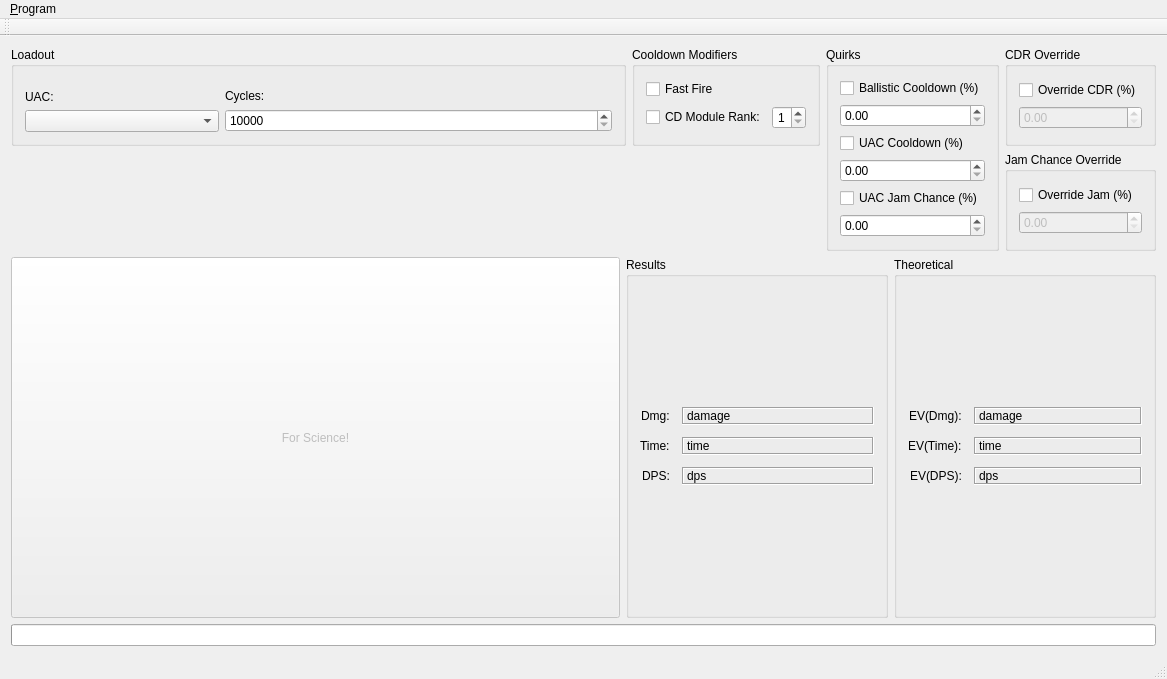
<?xml version="1.0" encoding="UTF-8"?>
<ui version="4.0">
 <class>uactestClass</class>
 <widget class="QMainWindow" name="uactestClass">
  <property name="geometry">
   <rect>
    <x>0</x>
    <y>0</y>
    <width>1167</width>
    <height>679</height>
   </rect>
  </property>
  <property name="sizePolicy">
   <sizepolicy hsizetype="Minimum" vsizetype="Minimum">
    <horstretch>0</horstretch>
    <verstretch>0</verstretch>
   </sizepolicy>
  </property>
  <property name="windowTitle">
   <string>UAC Test</string>
  </property>
  <widget class="QWidget" name="centralWidget">
   <layout class="QGridLayout" name="gridLayout_2">
    <item row="0" column="0">
     <layout class="QGridLayout" name="uactestLayout">
      <item row="0" column="0" colspan="2">
       <widget class="QGroupBox" name="loadoutBox">
        <property name="title">
         <string>Loadout</string>
        </property>
        <layout class="QVBoxLayout" name="verticalLayout_2" stretch="0">
         <item>
          <layout class="QHBoxLayout" name="loadoutLayout" stretch="1,2">
           <item>
            <layout class="QVBoxLayout" name="uacSelectLayout" stretch="0,0">
             <item alignment="Qt::AlignBottom">
              <widget class="QLabel" name="uacSelectLabel">
               <property name="text">
                <string>UAC:</string>
               </property>
               <property name="buddy">
                <cstring>uacSelect</cstring>
               </property>
              </widget>
             </item>
             <item>
              <widget class="QComboBox" name="uacSelect">
               <property name="toolTip">
                <string>&lt;html&gt;&lt;head/&gt;&lt;body&gt;&lt;p&gt;UAC to test.&lt;/p&gt;&lt;/body&gt;&lt;/html&gt;</string>
               </property>
               <item>
                <property name="text">
                 <string/>
                </property>
               </item>
               <item>
                <property name="text">
                 <string>2</string>
                </property>
               </item>
               <item>
                <property name="text">
                 <string>5</string>
                </property>
               </item>
               <item>
                <property name="text">
                 <string>10</string>
                </property>
               </item>
               <item>
                <property name="text">
                 <string>20</string>
                </property>
               </item>
              </widget>
             </item>
            </layout>
           </item>
           <item>
            <layout class="QVBoxLayout" name="cycleCountLayout" stretch="0,0">
             <item alignment="Qt::AlignBottom">
              <widget class="QLabel" name="cycleCountLabel">
               <property name="text">
                <string>Cycles:</string>
               </property>
               <property name="buddy">
                <cstring>cycleCount</cstring>
               </property>
              </widget>
             </item>
             <item>
              <widget class="QSpinBox" name="cycleCount">
               <property name="toolTip">
                <string>&lt;html&gt;&lt;head/&gt;&lt;body&gt;&lt;p&gt;Number of double-tap cycles to be tested over.&lt;/p&gt;&lt;p&gt;Min: 10000 (ensures accuracy)&lt;/p&gt;&lt;p&gt;Max: 100000000 (10&lt;span style=&quot; vertical-align:super;&quot;&gt;8&lt;/span&gt;; you may not want to go over 10&lt;span style=&quot; vertical-align:super;&quot;&gt;7&lt;/span&gt; anyways)&lt;/p&gt;&lt;/body&gt;&lt;/html&gt;</string>
               </property>
               <property name="minimum">
                <number>10000</number>
               </property>
               <property name="maximum">
                <number>100000000</number>
               </property>
              </widget>
             </item>
            </layout>
           </item>
          </layout>
         </item>
        </layout>
       </widget>
      </item>
      <item row="0" column="4" rowspan="2">
       <layout class="QVBoxLayout" name="overrideLayout">
        <item>
         <widget class="QGroupBox" name="overrideCdrBox">
          <property name="title">
           <string>CDR Override</string>
          </property>
          <layout class="QVBoxLayout" name="verticalLayout_5">
           <item>
            <layout class="QVBoxLayout" name="overrideCdrLayout">
             <item>
              <widget class="QCheckBox" name="overrideCdrCheck">
               <property name="toolTip">
                <string>&lt;html&gt;&lt;head/&gt;&lt;body&gt;&lt;p&gt;Disables all Cooldown Modifiers and allows manual entry of CDR.&lt;/p&gt;&lt;/body&gt;&lt;/html&gt;</string>
               </property>
               <property name="text">
                <string>Override CDR (%)</string>
               </property>
              </widget>
             </item>
             <item>
              <widget class="QDoubleSpinBox" name="overrideCdrValue">
               <property name="enabled">
                <bool>false</bool>
               </property>
               <property name="toolTip">
                <string>&lt;html&gt;&lt;head/&gt;&lt;body&gt;&lt;p&gt;Cooldown Reduction value.&lt;/p&gt;&lt;p&gt;(Example: 12.0 = 12%, which is equivalent to a Rank 5 CD Module.)&lt;/p&gt;&lt;/body&gt;&lt;/html&gt;</string>
               </property>
               <property name="decimals">
                <number>2</number>
               </property>
               <property name="maximum">
                <double>100.000000000000000</double>
               </property>
               <property name="singleStep">
                <double>0.100000000000000</double>
               </property>
              </widget>
             </item>
            </layout>
           </item>
          </layout>
         </widget>
        </item>
        <item>
         <widget class="QGroupBox" name="overrideJamBox">
          <property name="title">
           <string>Jam Chance Override</string>
          </property>
          <layout class="QVBoxLayout" name="verticalLayout_7">
           <item>
            <layout class="QVBoxLayout" name="overrideJamLayout">
             <item>
              <widget class="QCheckBox" name="overrideJamCheck">
               <property name="toolTip">
                <string>&lt;html&gt;&lt;head/&gt;&lt;body&gt;&lt;p&gt;Disables all Cooldown Modifiers and allows manual entry of CDR.&lt;/p&gt;&lt;/body&gt;&lt;/html&gt;</string>
               </property>
               <property name="text">
                <string>Override Jam (%)</string>
               </property>
              </widget>
             </item>
             <item>
              <widget class="QDoubleSpinBox" name="overrideJamValue">
               <property name="enabled">
                <bool>false</bool>
               </property>
               <property name="toolTip">
                <string>&lt;html&gt;&lt;head/&gt;&lt;body&gt;&lt;p&gt;Cooldown Reduction value.&lt;/p&gt;&lt;p&gt;(Example: 12.0 = 12%, which is equivalent to a Rank 5 CD Module.)&lt;/p&gt;&lt;/body&gt;&lt;/html&gt;</string>
               </property>
               <property name="decimals">
                <number>2</number>
               </property>
               <property name="maximum">
                <double>100.000000000000000</double>
               </property>
               <property name="singleStep">
                <double>0.100000000000000</double>
               </property>
              </widget>
             </item>
            </layout>
           </item>
          </layout>
         </widget>
        </item>
       </layout>
      </item>
      <item row="0" column="3" rowspan="2">
       <widget class="QGroupBox" name="quirkBox">
        <property name="title">
         <string>Quirks</string>
        </property>
        <layout class="QVBoxLayout" name="verticalLayout_6">
         <item>
          <layout class="QVBoxLayout" name="generalCooldownLayout">
           <item>
            <widget class="QCheckBox" name="generalCooldownCheck">
             <property name="text">
              <string>Ballistic Cooldown (%)</string>
             </property>
            </widget>
           </item>
           <item>
            <widget class="QDoubleSpinBox" name="generalCooldownValue">
             <property name="enabled">
              <bool>true</bool>
             </property>
            </widget>
           </item>
          </layout>
         </item>
         <item>
          <layout class="QVBoxLayout" name="uacCooldownLayout">
           <item>
            <widget class="QCheckBox" name="uacCooldownCheck">
             <property name="text">
              <string>UAC Cooldown (%)</string>
             </property>
            </widget>
           </item>
           <item>
            <widget class="QDoubleSpinBox" name="uacCooldownValue">
             <property name="enabled">
              <bool>true</bool>
             </property>
            </widget>
           </item>
          </layout>
         </item>
         <item>
          <layout class="QVBoxLayout" name="uacJamChanceLayout">
           <item>
            <widget class="QCheckBox" name="uacJamChanceCheck">
             <property name="text">
              <string>UAC Jam Chance (%)</string>
             </property>
            </widget>
           </item>
           <item>
            <widget class="QDoubleSpinBox" name="uacJamChanceValue">
             <property name="enabled">
              <bool>true</bool>
             </property>
            </widget>
           </item>
          </layout>
         </item>
        </layout>
       </widget>
      </item>
      <item row="0" column="2">
       <widget class="QGroupBox" name="modifierBox">
        <property name="title">
         <string>Cooldown Modifiers</string>
        </property>
        <property name="flat">
         <bool>false</bool>
        </property>
        <layout class="QVBoxLayout" name="verticalLayout">
         <item>
          <widget class="QCheckBox" name="fastfireCheck">
           <property name="toolTip">
            <string>&lt;html&gt;&lt;head/&gt;&lt;body&gt;&lt;p&gt;Enables Fast Fire.&lt;/p&gt;&lt;p&gt;+5% Cooldown Reduction.&lt;/p&gt;&lt;/body&gt;&lt;/html&gt;</string>
           </property>
           <property name="text">
            <string>Fast Fire</string>
           </property>
          </widget>
         </item>
         <item>
          <layout class="QHBoxLayout" name="moduleLayout">
           <item>
            <widget class="QCheckBox" name="moduleCheck">
             <property name="toolTip">
              <string>&lt;html&gt;&lt;head/&gt;&lt;body&gt;&lt;p&gt;Enables Cooldown Module.&lt;/p&gt;&lt;p&gt;(Not available for UAC2.)&lt;/p&gt;&lt;/body&gt;&lt;/html&gt;</string>
             </property>
             <property name="text">
              <string>CD Module Rank:</string>
             </property>
            </widget>
           </item>
           <item>
            <widget class="QSpinBox" name="moduleRank">
             <property name="enabled">
              <bool>true</bool>
             </property>
             <property name="toolTip">
              <string>&lt;html&gt;&lt;head/&gt;&lt;body&gt;&lt;p&gt;Cooldown Module Rank.&lt;/p&gt;&lt;p&gt;Each rank increases the cooldown modifier by 2.4%:&lt;/p&gt;&lt;ul style=&quot;margin-top: 0px; margin-bottom: 0px; margin-left: 0px; margin-right: 0px; -qt-list-indent: 1;&quot;&gt;&lt;li style=&quot; margin-top:12px; margin-bottom:0px; margin-left:0px; margin-right:0px; -qt-block-indent:0; text-indent:0px;&quot;&gt;Rank 1: +2.4%&lt;/li&gt;&lt;/ul&gt;&lt;ul style=&quot;margin-top: 0px; margin-bottom: 0px; margin-left: 0px; margin-right: 0px; -qt-list-indent: 1;&quot;&gt;&lt;li style=&quot; margin-top:12px; margin-bottom:0px; margin-left:0px; margin-right:0px; -qt-block-indent:0; text-indent:0px;&quot;&gt;Rank 2: +4.8%&lt;/li&gt;&lt;/ul&gt;&lt;ul style=&quot;margin-top: 0px; margin-bottom: 0px; margin-left: 0px; margin-right: 0px; -qt-list-indent: 1;&quot;&gt;&lt;li style=&quot; margin-top:12px; margin-bottom:0px; margin-left:0px; margin-right:0px; -qt-block-indent:0; text-indent:0px;&quot;&gt;Rank 3: +7.2%&lt;/li&gt;&lt;/ul&gt;&lt;ul style=&quot;margin-top: 0px; margin-bottom: 0px; margin-left: 0px; margin-right: 0px; -qt-list-indent: 1;&quot;&gt;&lt;li style=&quot; margin-top:12px; margin-bottom:0px; margin-left:0px; margin-right:0px; -qt-block-indent:0; text-indent:0px;&quot;&gt;Rank 4: +9.6%&lt;/li&gt;&lt;/ul&gt;&lt;ul style=&quot;margin-top: 0px; margin-bottom: 0px; margin-left: 0px; margin-right: 0px; -qt-list-indent: 1;&quot;&gt;&lt;li style=&quot; margin-top:12px; margin-bottom:0px; margin-left:0px; margin-right:0px; -qt-block-indent:0; text-indent:0px;&quot;&gt;Rank 5: +12.0%&lt;/li&gt;&lt;/ul&gt;&lt;/body&gt;&lt;/html&gt;</string>
             </property>
             <property name="layoutDirection">
              <enum>Qt::LeftToRight</enum>
             </property>
             <property name="alignment">
              <set>Qt::AlignCenter</set>
             </property>
             <property name="minimum">
              <number>1</number>
             </property>
             <property name="maximum">
              <number>5</number>
             </property>
            </widget>
           </item>
          </layout>
         </item>
        </layout>
       </widget>
      </item>
      <item row="2" column="1" colspan="4">
       <layout class="QHBoxLayout" name="displayLayout">
        <item>
         <widget class="QGroupBox" name="resultBox">
          <property name="title">
           <string>Results</string>
          </property>
          <layout class="QVBoxLayout" name="verticalLayout_3">
           <item>
            <layout class="QFormLayout" name="resultLayout">
             <property name="sizeConstraint">
              <enum>QLayout::SetDefaultConstraint</enum>
             </property>
             <property name="labelAlignment">
              <set>Qt::AlignRight|Qt::AlignTrailing|Qt::AlignVCenter</set>
             </property>
             <property name="formAlignment">
              <set>Qt::AlignLeading|Qt::AlignLeft|Qt::AlignVCenter</set>
             </property>
             <property name="horizontalSpacing">
              <number>12</number>
             </property>
             <property name="verticalSpacing">
              <number>12</number>
             </property>
             <property name="rightMargin">
              <number>0</number>
             </property>
             <item row="0" column="0">
              <widget class="QLabel" name="damageDisplayLabel">
               <property name="text">
                <string>Dmg:</string>
               </property>
              </widget>
             </item>
             <item row="0" column="1">
              <widget class="QLabel" name="damageDisplay">
               <property name="toolTip">
                <string>&lt;html&gt;&lt;head/&gt;&lt;body&gt;&lt;p&gt;Total damage dealt over all cycles.&lt;/p&gt;&lt;/body&gt;&lt;/html&gt;</string>
               </property>
               <property name="frameShape">
                <enum>QFrame::Box</enum>
               </property>
               <property name="frameShadow">
                <enum>QFrame::Sunken</enum>
               </property>
               <property name="text">
                <string>damage</string>
               </property>
              </widget>
             </item>
             <item row="1" column="0">
              <widget class="QLabel" name="timeDisplayLabel">
               <property name="text">
                <string>Time:</string>
               </property>
              </widget>
             </item>
             <item row="1" column="1">
              <widget class="QLabel" name="timeDisplay">
               <property name="toolTip">
                <string>&lt;html&gt;&lt;head/&gt;&lt;body&gt;&lt;p&gt;Total time (in seconds) to complete all cycles, assuming perfect timing (no delay between cooldown and firing).&lt;/p&gt;&lt;p&gt;&lt;br/&gt;Devnote: due to the way things are coded, it will actually be greater by (Cooldown) seconds, which matters... not much in the long run (10&lt;span style=&quot; vertical-align:super;&quot;&gt;4&lt;/span&gt;+ cycles).&lt;/p&gt;&lt;/body&gt;&lt;/html&gt;</string>
               </property>
               <property name="frameShape">
                <enum>QFrame::Box</enum>
               </property>
               <property name="frameShadow">
                <enum>QFrame::Sunken</enum>
               </property>
               <property name="text">
                <string>time</string>
               </property>
              </widget>
             </item>
             <item row="2" column="0">
              <widget class="QLabel" name="dpsDisplayLabel">
               <property name="text">
                <string>DPS:</string>
               </property>
              </widget>
             </item>
             <item row="2" column="1">
              <widget class="QLabel" name="dpsDisplay">
               <property name="toolTip">
                <string>&lt;html&gt;&lt;head/&gt;&lt;body&gt;&lt;p&gt;Average DPS over all cycles.&lt;/p&gt;&lt;p&gt;More simply: Total Damage / Total Time&lt;/p&gt;&lt;/body&gt;&lt;/html&gt;</string>
               </property>
               <property name="frameShape">
                <enum>QFrame::Box</enum>
               </property>
               <property name="frameShadow">
                <enum>QFrame::Sunken</enum>
               </property>
               <property name="text">
                <string>dps</string>
               </property>
              </widget>
             </item>
            </layout>
           </item>
          </layout>
         </widget>
        </item>
        <item>
         <widget class="QGroupBox" name="theoryBox">
          <property name="title">
           <string>Theoretical</string>
          </property>
          <layout class="QVBoxLayout" name="verticalLayout_4">
           <item>
            <layout class="QFormLayout" name="theoryLayout">
             <property name="sizeConstraint">
              <enum>QLayout::SetDefaultConstraint</enum>
             </property>
             <property name="labelAlignment">
              <set>Qt::AlignRight|Qt::AlignTrailing|Qt::AlignVCenter</set>
             </property>
             <property name="formAlignment">
              <set>Qt::AlignLeading|Qt::AlignLeft|Qt::AlignVCenter</set>
             </property>
             <property name="horizontalSpacing">
              <number>12</number>
             </property>
             <property name="verticalSpacing">
              <number>12</number>
             </property>
             <property name="rightMargin">
              <number>0</number>
             </property>
             <item row="0" column="0">
              <widget class="QLabel" name="tDamageDisplayLabel">
               <property name="text">
                <string>EV(Dmg):</string>
               </property>
              </widget>
             </item>
             <item row="1" column="0">
              <widget class="QLabel" name="tTimeDisplayLabel">
               <property name="text">
                <string>EV(Time):</string>
               </property>
              </widget>
             </item>
             <item row="1" column="1">
              <widget class="QLabel" name="tTimeDisplay">
               <property name="toolTip">
                <string>&lt;html&gt;&lt;head/&gt;&lt;body&gt;&lt;p&gt;Total time (in seconds) to complete all cycles, assuming perfect timing (no delay between cooldown and firing).&lt;/p&gt;&lt;p&gt;&lt;br/&gt;Devnote: due to the way things are coded, it will actually be greater by (Cooldown) seconds, which matters... not much in the long run (10&lt;span style=&quot; vertical-align:super;&quot;&gt;4&lt;/span&gt;+ cycles).&lt;/p&gt;&lt;/body&gt;&lt;/html&gt;</string>
               </property>
               <property name="frameShape">
                <enum>QFrame::Box</enum>
               </property>
               <property name="frameShadow">
                <enum>QFrame::Sunken</enum>
               </property>
               <property name="text">
                <string>time</string>
               </property>
              </widget>
             </item>
             <item row="2" column="0">
              <widget class="QLabel" name="tDpsDisplayLabel">
               <property name="text">
                <string>EV(DPS):</string>
               </property>
              </widget>
             </item>
             <item row="2" column="1">
              <widget class="QLabel" name="tDpsDisplay">
               <property name="toolTip">
                <string>&lt;html&gt;&lt;head/&gt;&lt;body&gt;&lt;p&gt;Average DPS over all cycles.&lt;/p&gt;&lt;p&gt;More simply: Total Damage / Total Time&lt;/p&gt;&lt;/body&gt;&lt;/html&gt;</string>
               </property>
               <property name="frameShape">
                <enum>QFrame::Box</enum>
               </property>
               <property name="frameShadow">
                <enum>QFrame::Sunken</enum>
               </property>
               <property name="text">
                <string>dps</string>
               </property>
              </widget>
             </item>
             <item row="0" column="1">
              <widget class="QLabel" name="tDamageDisplay">
               <property name="toolTip">
                <string>&lt;html&gt;&lt;head/&gt;&lt;body&gt;&lt;p&gt;Total damage dealt over all cycles.&lt;/p&gt;&lt;/body&gt;&lt;/html&gt;</string>
               </property>
               <property name="frameShape">
                <enum>QFrame::Box</enum>
               </property>
               <property name="frameShadow">
                <enum>QFrame::Sunken</enum>
               </property>
               <property name="text">
                <string>damage</string>
               </property>
              </widget>
             </item>
            </layout>
           </item>
          </layout>
         </widget>
        </item>
       </layout>
      </item>
      <item row="3" column="0" colspan="5">
       <widget class="QProgressBar" name="progressBar">
        <property name="maximum">
         <number>1</number>
        </property>
        <property name="value">
         <number>0</number>
        </property>
        <property name="textVisible">
         <bool>false</bool>
        </property>
        <property name="invertedAppearance">
         <bool>false</bool>
        </property>
        <property name="format">
         <string>%p%</string>
        </property>
       </widget>
      </item>
      <item row="2" column="0">
       <widget class="QPushButton" name="calcButton">
        <property name="enabled">
         <bool>false</bool>
        </property>
        <property name="sizePolicy">
         <sizepolicy hsizetype="Expanding" vsizetype="Expanding">
          <horstretch>0</horstretch>
          <verstretch>0</verstretch>
         </sizepolicy>
        </property>
        <property name="toolTip">
         <string>&lt;html&gt;&lt;head/&gt;&lt;body&gt;&lt;p&gt;FOR SCIENCE!&lt;/p&gt;&lt;/body&gt;&lt;/html&gt;</string>
        </property>
        <property name="text">
         <string>For Science!</string>
        </property>
       </widget>
      </item>
     </layout>
    </item>
   </layout>
  </widget>
  <widget class="QStatusBar" name="statusBar"/>
  <widget class="QToolBar" name="mainToolBar">
   <attribute name="toolBarArea">
    <enum>TopToolBarArea</enum>
   </attribute>
   <attribute name="toolBarBreak">
    <bool>false</bool>
   </attribute>
  </widget>
  <widget class="QMenuBar" name="menuBar">
   <property name="geometry">
    <rect>
     <x>0</x>
     <y>0</y>
     <width>1167</width>
     <height>38</height>
    </rect>
   </property>
   <widget class="QMenu" name="menu_Program">
    <property name="title">
     <string>&amp;Program</string>
    </property>
    <addaction name="actionE_xit"/>
   </widget>
   <addaction name="menu_Program"/>
  </widget>
  <action name="actionQuit">
   <property name="text">
    <string>Quit</string>
   </property>
  </action>
  <action name="actionAbout">
   <property name="text">
    <string>About</string>
   </property>
  </action>
  <action name="actionLegal">
   <property name="text">
    <string>Legal</string>
   </property>
  </action>
  <action name="action_About">
   <property name="text">
    <string>&amp;About</string>
   </property>
  </action>
  <action name="action_Legal">
   <property name="text">
    <string>&amp;Legal</string>
   </property>
  </action>
  <action name="actionE_xit">
   <property name="text">
    <string>E&amp;xit</string>
   </property>
  </action>
 </widget>
 <layoutdefault spacing="6" margin="11"/>
 <tabstops>
  <tabstop>uacSelect</tabstop>
  <tabstop>cycleCount</tabstop>
  <tabstop>fastfireCheck</tabstop>
  <tabstop>moduleCheck</tabstop>
  <tabstop>moduleRank</tabstop>
  <tabstop>overrideCdrCheck</tabstop>
  <tabstop>overrideCdrValue</tabstop>
 </tabstops>
 <resources>
  <include location="uactest.qrc"/>
 </resources>
 <connections>
  <connection>
   <sender>calcButton</sender>
   <signal>clicked()</signal>
   <receiver>uactestClass</receiver>
   <slot>onCalcButtonClicked()</slot>
   <hints>
    <hint type="sourcelabel">
     <x>38</x>
     <y>513</y>
    </hint>
    <hint type="destinationlabel">
     <x>114</x>
     <y>490</y>
    </hint>
   </hints>
  </connection>
  <connection>
   <sender>uacSelect</sender>
   <signal>currentIndexChanged(int)</signal>
   <receiver>uactestClass</receiver>
   <slot>updateUiState()</slot>
   <hints>
    <hint type="sourcelabel">
     <x>104</x>
     <y>206</y>
    </hint>
    <hint type="destinationlabel">
     <x>136</x>
     <y>176</y>
    </hint>
   </hints>
  </connection>
  <connection>
   <sender>uacSelect</sender>
   <signal>currentIndexChanged(int)</signal>
   <receiver>uactestClass</receiver>
   <slot>checkParametersValid()</slot>
   <hints>
    <hint type="sourcelabel">
     <x>104</x>
     <y>206</y>
    </hint>
    <hint type="destinationlabel">
     <x>135</x>
     <y>223</y>
    </hint>
   </hints>
  </connection>
  <connection>
   <sender>cycleCount</sender>
   <signal>valueChanged(int)</signal>
   <receiver>uactestClass</receiver>
   <slot>checkParametersValid()</slot>
   <hints>
    <hint type="sourcelabel">
     <x>246</x>
     <y>206</y>
    </hint>
    <hint type="destinationlabel">
     <x>344</x>
     <y>175</y>
    </hint>
   </hints>
  </connection>
  <connection>
   <sender>overrideCdrCheck</sender>
   <signal>toggled(bool)</signal>
   <receiver>uactestClass</receiver>
   <slot>updateUiState()</slot>
   <hints>
    <hint type="sourcelabel">
     <x>1126</x>
     <y>156</y>
    </hint>
    <hint type="destinationlabel">
     <x>719</x>
     <y>164</y>
    </hint>
   </hints>
  </connection>
  <connection>
   <sender>overrideJamCheck</sender>
   <signal>toggled(bool)</signal>
   <receiver>uactestClass</receiver>
   <slot>updateUiState()</slot>
   <hints>
    <hint type="sourcelabel">
     <x>1126</x>
     <y>316</y>
    </hint>
    <hint type="destinationlabel">
     <x>898</x>
     <y>163</y>
    </hint>
   </hints>
  </connection>
 </connections>
 <slots>
  <slot>checkParametersValid()</slot>
  <slot>onCalcButtonClicked()</slot>
  <slot>onToggleCdrOverride(bool)</slot>
  <slot>updateUiState()</slot>
 </slots>
</ui>
